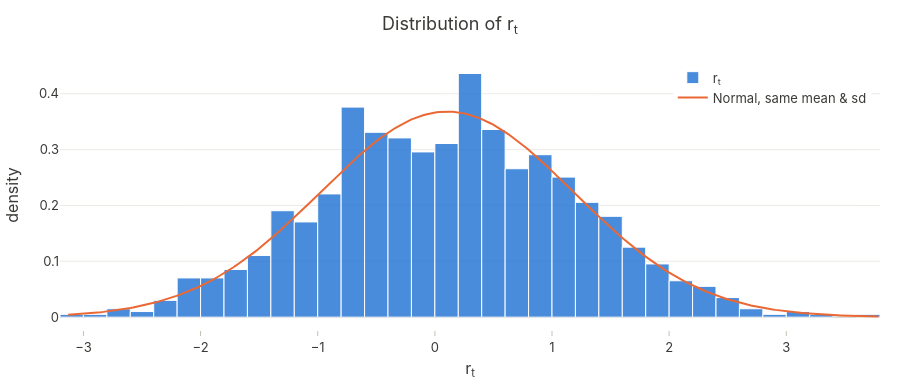

Source (notebook cell):
### Code cell
def histogram_vs_normal(x, name, nbins=40):
    """Histogram (as a density) with the normal curve that has the same mean and sd."""
    grid = np.linspace(x.min(), x.max(), 300)
    fig = go.Figure()
    fig.add_histogram(x=x, nbinsx=nbins, histnorm="probability density", name=name,
                      marker=dict(color=BLUE, line=dict(color="white", width=1)), opacity=0.85,
                      hovertemplate="bin %{x}<br>density %{y:.3f}<extra></extra>")
    fig.add_scatter(x=grid, y=stats.norm.pdf(grid, x.mean(), x.std()), mode="lines",
                    line=dict(color=ORANGE, width=2), name="Normal, same mean & sd",
                    hovertemplate="x = %{x:.2f}<br>normal density %{y:.3f}<extra></extra>")
    fig.update_layout(title=f"Distribution of {name}", xaxis_title=name, yaxis_title="density",
                      height=380, bargap=0, legend=dict(x=0.99, xanchor="right", y=0.99))
    fig.show()

# Visual check: does the histogram follow the normal curve?
histogram_vs_normal(r, "r<sub>t</sub>")

### Figure 1 — Plotly figure (JSON) as saved in the notebook; plotly's stock layout.template omitted (floating-point values rounded to 4 significant figures; data arrays with more than 128 entries replaced by an {"elided": "..."} marker saying what was removed)
{"data": [{"histnorm": "probability density", "hovertemplate": "bin %{x}<br>density %{y:.3f}<extra></extra>", "marker": {"color": "#2a78d6", "line": {"color": "white", "width": 1}}, "name": "r<sub>t</sub>", "nbinsx": 40, "opacity": 0.85, "type": "histogram", "x": {"elided": "997 float values"}}, {"hovertemplate": "x = %{x:.2f}<br>normal density %{y:.3f}<extra></extra>", "line": {"color": "#eb6834", "width": 2}, "mode": "lines", "name": "Normal, same mean & sd", "type": "scatter", "x": {"elided": "300 float values"}, "y": {"elided": "300 float values"}}], "layout": {"bargap": 0, "height": 380, "legend": {"x": 0.99, "xanchor": "right", "y": 0.99}, "title": {"text": "Distribution of r<sub>t</sub>"}, "xaxis": {"title": {"text": "r<sub>t</sub>"}}, "yaxis": {"title": {"text": "density"}}}}
